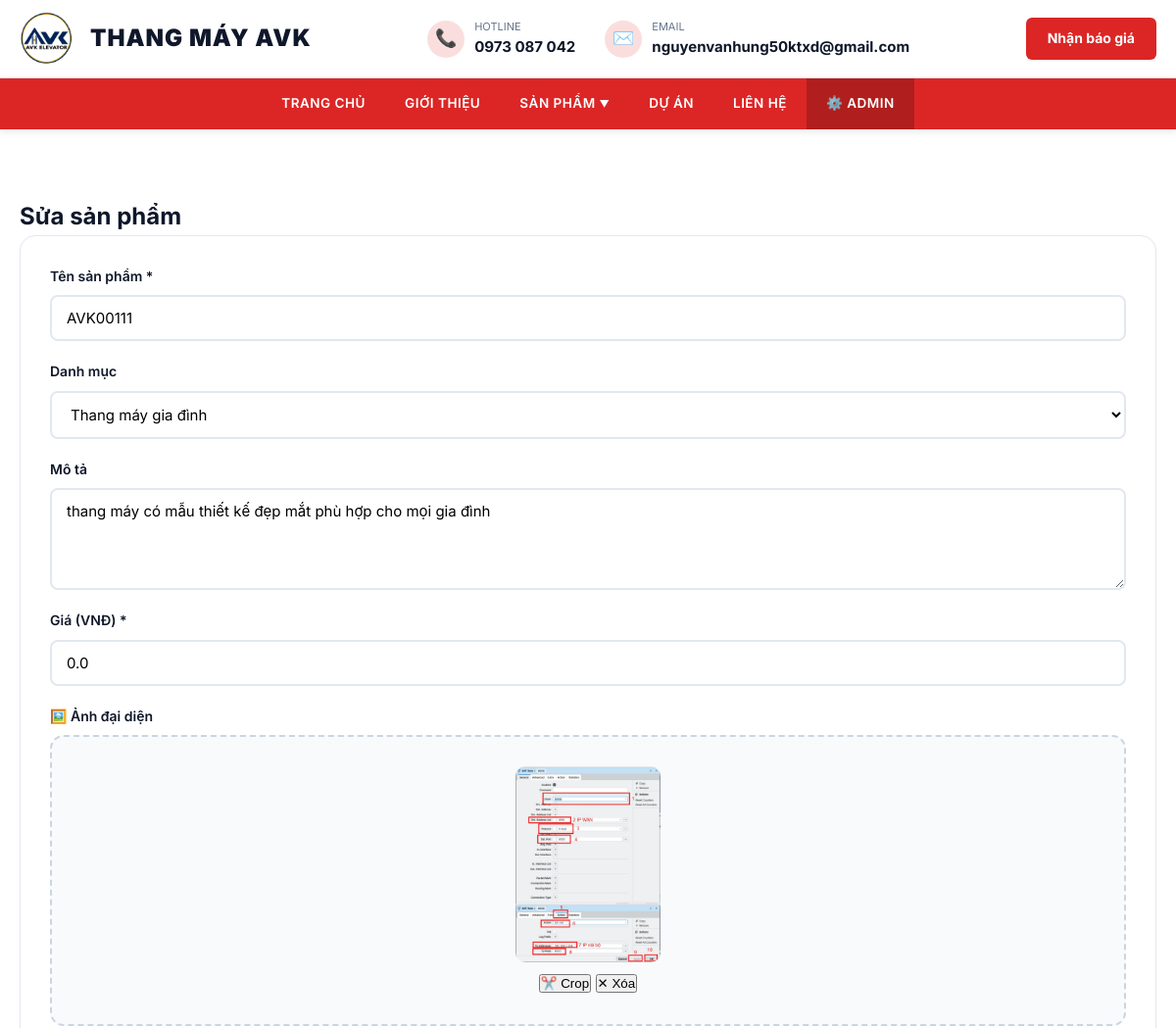
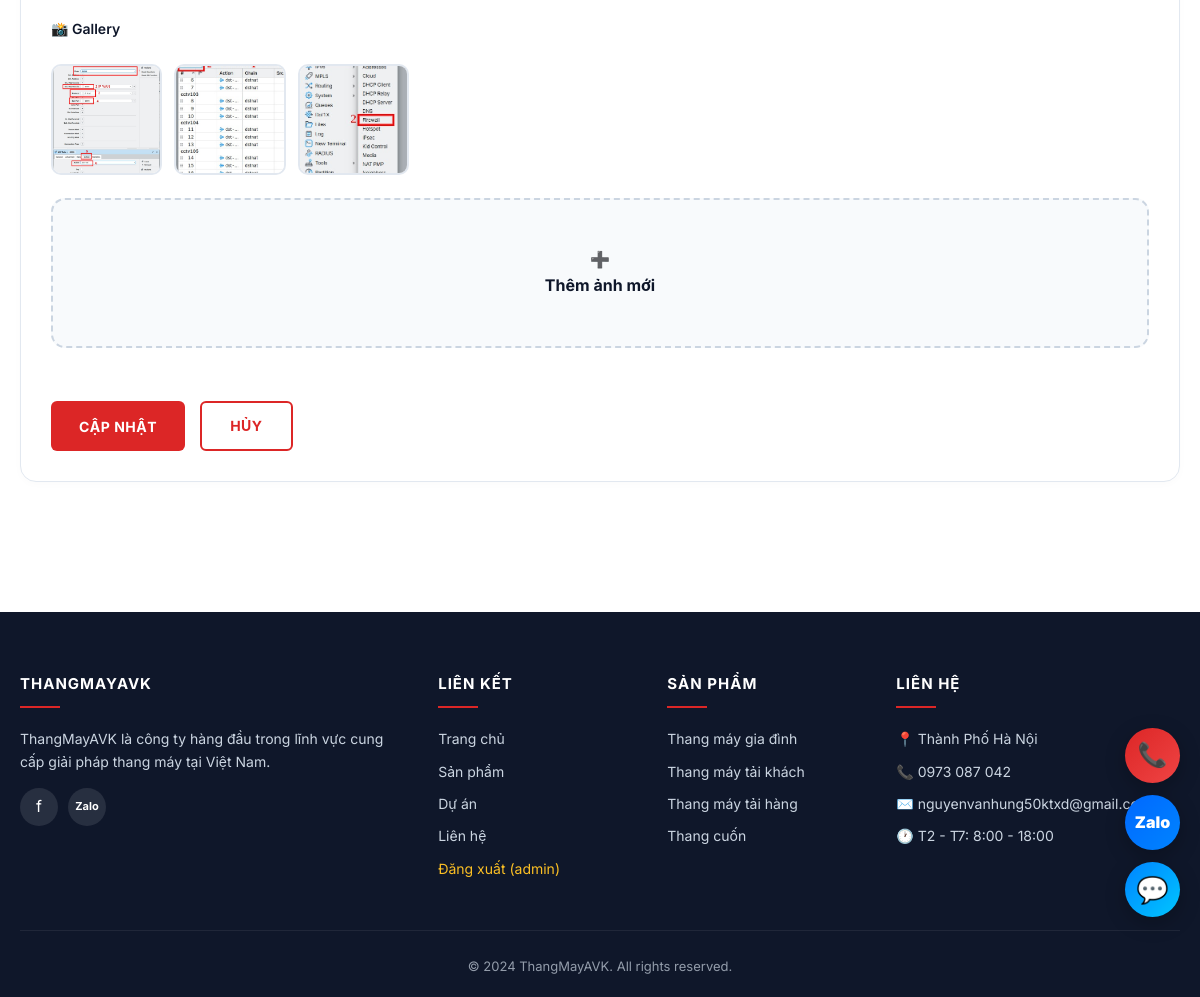
Page /edit_product/1 (signed in) on the committed database (2 pictures, top to bottom).
### app.py (models this page shows)
class SiteContent(db.Model):
    id = db.Column(db.Integer, primary_key=True)
    key = db.Column(db.String(100), unique=True, nullable=False)
    value = db.Column(db.Text, nullable=True)

class Product(db.Model):
    id = db.Column(db.Integer, primary_key=True)
    name = db.Column(db.String(200), nullable=False)
    description = db.Column(db.Text, nullable=True)
    price = db.Column(db.Float, nullable=False)
    image = db.Column(db.String(300), nullable=True)
    category = db.Column(db.String(100), nullable=True)
    images = db.relationship('ProductImage', backref='product',
                             cascade='all, delete-orphan', lazy=True,
                             order_by='ProductImage.sort_order')

class ProductImage(db.Model):
    id = db.Column(db.Integer, primary_key=True)
    product_id = db.Column(db.Integer, db.ForeignKey('product.id'), nullable=False)
    filename = db.Column(db.String(300), nullable=False)
    caption = db.Column(db.String(200), nullable=True)
    sort_order = db.Column(db.Integer, default=0)
    created_at = db.Column(db.DateTime, default=datetime.utcnow)

### app.py (the view, shortened to what this page needs)
@app.route('/edit_product/<int:id>', methods=['GET', 'POST'])
@login_required
def edit_product(id):
    product = Product.query.get_or_404(id)
    return render_template('edit_product.html', product=product)

### app.py (called while the page is built)
def login_required(f):
    @wraps(f)
    def decorated_function(*args, **kwargs):
        if not session.get('admin_logged_in'):
            flash('Vui lòng đăng nhập để truy cập!', 'error')
            return redirect(url_for('login', next=request.path))
        return f(*args, **kwargs)
    return decorated_function

def get_content(key, default=''):
    c = SiteContent.query.filter_by(key=key).first()
    return c.value if c and c.value else default

@app.context_processor
def inject_settings():
    return {'settings': get_all_settings()}

### templates/edit_product.html (shortened to what this page needs)
{% extends "base.html" %}
{% block content %}
<link rel="stylesheet" href="https://cdnjs.cloudflare.com/ajax/libs/cropperjs/1.6.1/cropper.min.css">
<section class="section">
    <div class="container form-container">
        <h1>Sửa sản phẩm</h1>
        <form method="POST" class="form card-form">
            <div class="form-group"><label>Tên sản phẩm *</label><input type="text" name="name" value="{{ product.name }}" required></div>
            <div class="form-group">
                <label>Danh mục</label>
                <select name="category">
                    {% for cat in ['Thang máy gia đình','Thang máy tải khách','Thang máy tải hàng','Thang cuốn','Thang máy quan sát'] %}
                    <option value="{{ cat }}" {% if product.category == cat %}selected{% endif %}>{{ cat }}</option>
                    {% endfor %}
                </select>
            </div>
            <div class="form-group"><label>Mô tả</label><textarea name="description" rows="4">{{ product.description or '' }}</textarea></div>
            <div class="form-group"><label>Giá (VNĐ) *</label><input type="number" name="price" value="{{ product.price }}" required min="0" step="1000"></div>
            <div class="form-group">
                <label>🖼️ Ảnh đại diện</label>
                <div class="dropzone" id="dropzone">
                    <div class="dropzone-preview" id="dropzonePreview" {% if not product.image %}style="display:none;"{% endif %}>
                        <img id="previewImg" src="{% if product.image %}{{ url_for('static', filename='uploads/' + product.image) }}{% endif %}">
                        <div class="preview-actions">
                            <button type="button" class="btn-crop" id="btnCrop">✂️ Crop</button>
                            <button type="button" class="btn-remove-img" id="removeImg">✕ Xóa</button>
                        </div>
                    </div>
                </div>
            </div>
            <div class="form-group">
                <label>📸 Gallery</label>
                {% if product.images %}
                <div class="gallery-grid" style="margin-bottom:15px;">
                    {% for img in product.images %}
                    <div class="gallery-item" data-img-id="{{ img.id }}">
                        <img src="{{ url_for('static', filename='uploads/' + img.filename) }}">
                    </div>
                    {% endfor %}
                </div>
                {% endif %}
                <div class="gallery-dropzone" id="galleryDropzone">
                    <div class="gallery-hint">
                        <div class="dropzone-icon">➕</div>
                        <p><strong>Thêm ảnh mới</strong></p>
                    </div>
                </div>
            </div>
            <div class="form-actions">
                <button type="submit" class="btn btn-primary">Cập nhật</button>
                <a href="/products" class="btn btn-outline" style="color:#dc2626;border-color:#dc2626;">Hủy</a>
            </div>
        </form>
    </div>
</section>
{% endblock %}

### templates/base.html (shortened to what this page needs)
<!DOCTYPE html>
<html lang="vi">
<head>
    <link rel="stylesheet" href="{{ url_for('static', filename='css/style.css') }}">
</head>
<body class="{% if session.admin_logged_in %}is-admin{% endif %}">
    <div class="header-wrapper">
        <div class="topbar">
            <div class="container topbar-inner">
                <a href="/" class="logo-block">
                    {% if settings.logo %}
                        <img src="{{ url_for('static', filename='uploads/' + settings.logo) }}" alt="{{ settings.company_name }}">
                    {% else %}
                        <div class="logo-fallback">
                            <span class="brand-name">{{ settings.company_name }}</span>
                        </div>
                    {% endif %}
                    {% if settings.logo_text %}
                        <span class="logo-text">{{ settings.logo_text }}</span>
                    {% endif %}
                </a>
                <div class="topbar-info">
                    <div class="info-item">
                        <div class="info-icon">📞</div>
                        <div class="info-text">
                            <small>Hotline</small>
                            <strong>{{ settings.hotline }}</strong>
                        </div>
                    </div>
                    <div class="info-item">
                        <div class="info-icon">✉️</div>
                        <div class="info-text">
                            <small>Email</small>
                            <strong>{{ settings.email }}</strong>
                        </div>
                    </div>
                </div>
                <a href="/contact" class="btn-cta">{{ settings.cta_text }}</a>
            </div>
        </div>
        <nav class="main-nav">
            <div class="container nav-inner">
                <ul class="nav-menu" id="navMenu">
                    <li><a href="/" class="{% if request.path == '/' %}active{% endif %}">Trang chủ</a></li>
                    <li><a href="/#about">Giới thiệu</a></li>
                    <li class="has-dropdown">
                        <a href="/products" class="{% if '/product' in request.path %}active{% endif %}">
                            Sản phẩm <span style="font-size:10px;">▼</span>
                        </a>
                    </li>
                    <li><a href="/projects" class="{% if '/project' in request.path %}active{% endif %}">Dự án</a></li>
                    <li><a href="/contact" class="{% if '/contact' in request.path %}active{% endif %}">Liên hệ</a></li>
                    {% if session.admin_logged_in %}
                    <li><a href="/admin" style="background:rgba(0,0,0,0.2);">⚙️ Admin</a></li>
                    {% endif %}
                </ul>
            </div>
        </nav>
    </div>
    <main>{% block content %}{% endblock %}</main>
    <div class="floating-contact">
        <a href="tel:{{ settings.hotline|replace(' ','') }}" class="float-btn float-phone" title="Gọi điện">📞</a>
        {% if settings.zalo_url %}
        <a href="{{ settings.zalo_url }}" target="_blank" class="float-btn float-zalo" title="Zalo">Zalo</a>
        {% endif %}
        {% if settings.messenger_url %}
        <a href="{{ settings.messenger_url }}" target="_blank" class="float-btn float-messenger" title="Messenger">💬</a>
        {% endif %}
    </div>
    <footer>
        <div class="container">
            <div class="footer-grid">
                <div>
                    <h4>{{ settings.company_name }}</h4>
                    <p>{{ settings.about_text[:150] }}{% if settings.about_text|length > 150 %}...{% endif %}</p>
                    <div class="footer-social">
                        {% if settings.facebook_url %}<a href="{{ settings.facebook_url }}" target="_blank">f</a>{% endif %}
                        {% if settings.zalo_url %}<a href="{{ settings.zalo_url }}" target="_blank" style="font-size:11px;font-weight:700;">Zalo</a>{% endif %}
                    </div>
                </div>
                <div>
                    <h4>Liên kết</h4>
                    <a href="/">Trang chủ</a>
                    <a href="/products">Sản phẩm</a>
                    <a href="/projects">Dự án</a>
                    <a href="/contact">Liên hệ</a>
                    {% if session.admin_logged_in %}
                        <a href="/logout" style="color:#fbbf24;margin-top:10px;display:block;">Đăng xuất ({{ session.admin_username }})</a>
                    {% else %}
                        <a href="/login" style="color:#94a3b8;margin-top:10px;display:block;">Đăng nhập</a>
                    {% endif %}
                </div>
                <div>
                    <h4>Sản phẩm</h4>
                    <a href="/products">Thang máy gia đình</a>
                    <a href="/products">Thang máy tải khách</a>
                    <a href="/products">Thang máy tải hàng</a>
                    <a href="/products">Thang cuốn</a>
                </div>
                <div>
                    <h4>Liên hệ</h4>
                    <p>📍 {{ settings.address }}</p>
                    <p>📞 {{ settings.hotline }}</p>
                    <p>✉️ {{ settings.email }}</p>
                    <p>🕐 {{ settings.working_hours }}</p>
                </div>
            </div>
            <div class="copyright">© 2024 {{ settings.company_name }}. All rights reserved.</div>
        </div>
    </footer>
</body>
</html>

### rows in the picture
SiteContent: value (picture)
SiteContent: logo_text "THANG MÁY AVK"
SiteContent: hotline "0973 087 042"
SiteContent: email "nguyenvanhung50ktxd@gmail.com"
SiteContent: cta_text "Nhận báo giá"
Product: name "AVK00111", category "Thang máy gia đình", description "thang máy có mẫu thiết kế đẹp mắt phù hợp cho mọi gia đình", price "0.0", image (picture)
ProductImage: filename (picture)
ProductImage: filename (picture)
ProductImage: filename (picture)
SiteContent: company_name "THANGMAYAVK", company_name "ThangMayAVK"
SiteContent: value "ThangMayAVK là công ty hàng đầu trong lĩnh vực cung cấp giải pháp thang máy tại Việt Nam."
SiteContent: address "Thành Phố Hà Nội"
SiteContent: working_hours "T2 - T7: 8:00 - 18:00"

### other values in the picture
{{ session.admin_username }} "admin"
